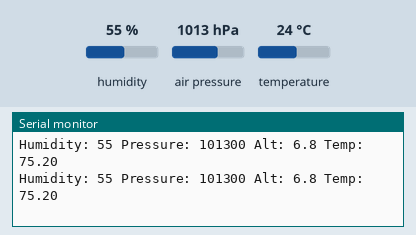
Simulated run of this sketch. Board: Arduino Uno, built with avr-gcc and run on an emulated ATmega328P. Parts: the last lines printed to the serial monitor. The inputs (shaded band) are chosen by the test bench; at power-on: air pressure 1013 hPa, temperature 24 °C, humidity 55 %.

Above: at 1.2 s.
1.3 s: air pressure set to 952 hPa
At 1.35 s:
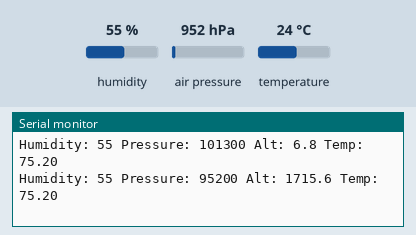
4.3 s: temperature set to 41 °C
At 4.33 s:
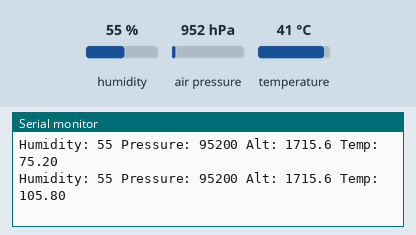
7.3 s: air pressure set to 1000 hPa
At 7.3 s:
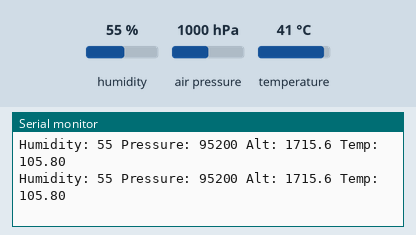
10.3 s: air pressure set to 1025 hPa
At 10.34 s:
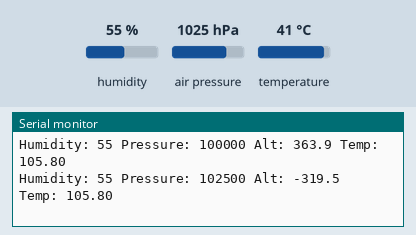
13.3 s: humidity set to 22 %
At 13.3 s:
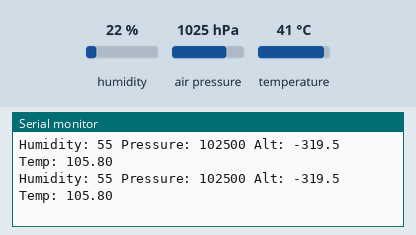
22.3 s: temperature set to 12 °C
At 22.33 s:
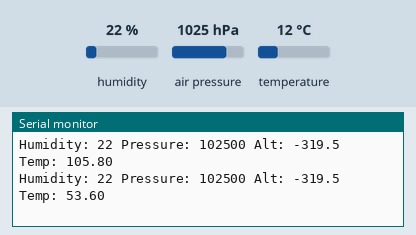
Timing chart, 0 to 25.3 s (numbered marks = the images above; inputs shaded):
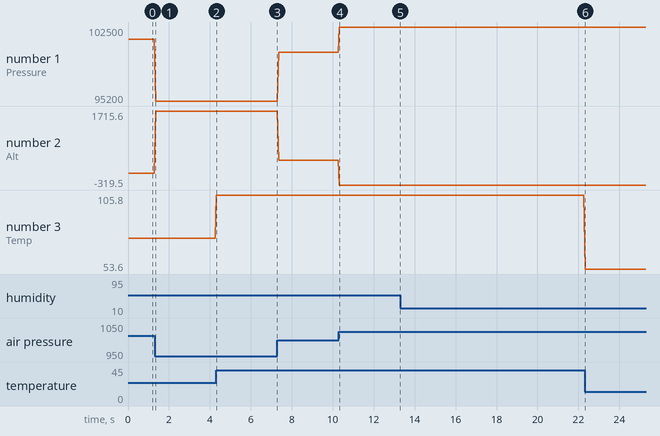

Measured:
- after the input at 1.3 s, the serial monitor: prints a new line at once (image 1)
- after the input at 4.3 s, the serial monitor: prints a new line at once (image 2)
- after the input at 10.3 s, the serial monitor: prints a new line at once (image 4)
- after the input at 22.3 s, the serial monitor: prints a new line at once (image 6)
- plotted number 1: 101300 → 95200 after the input at 1.3 s, 95200 → 100000 after the input at 7.3 s, 100000 → 102500 after the input at 10.3 s
- plotted number 2: 6.8 → 1715.6 after the input at 1.3 s, 1715.6 → 363.9 after the input at 7.3 s, 363.9 → -319.5 after the input at 10.3 s
- plotted number 3: 75.2 → 105.8 after the input at 4.3 s, 105.8 → 53.6 after the input at 22.3 s

The sketch:

temperature.ino
```cpp
// (licence header left out)
#include <Wire.h>
#include <SparkFunBME280.h>

BME280 mySensor;

void setup()
{
  Serial.begin(9600);
  while(!Serial){
    ;
  }
  Serial.println("Reading basic values from BME280");

  Wire.begin();

  if (mySensor.beginI2C() == false) //Begin communication over I2C
  {
    Serial.println("The sensor did not respond. Please check wiring.");
    while(1); //Freeze
  }
}

void loop()
{
  Serial.print("Humidity: ");
  Serial.print(mySensor.readFloatHumidity(), 0);

  Serial.print(" Pressure: ");
  Serial.print(mySensor.readFloatPressure(), 0);

  Serial.print(" Alt: ");
  //Serial.print(mySensor.readFloatAltitudeMeters(), 1);
  Serial.print(mySensor.readFloatAltitudeFeet(), 1);

  Serial.print(" Temp: ");
  //Serial.print(mySensor.readTempC(), 2);
  Serial.print(mySensor.readTempF(), 2);

  Serial.println();

  delay(50);
}
```
